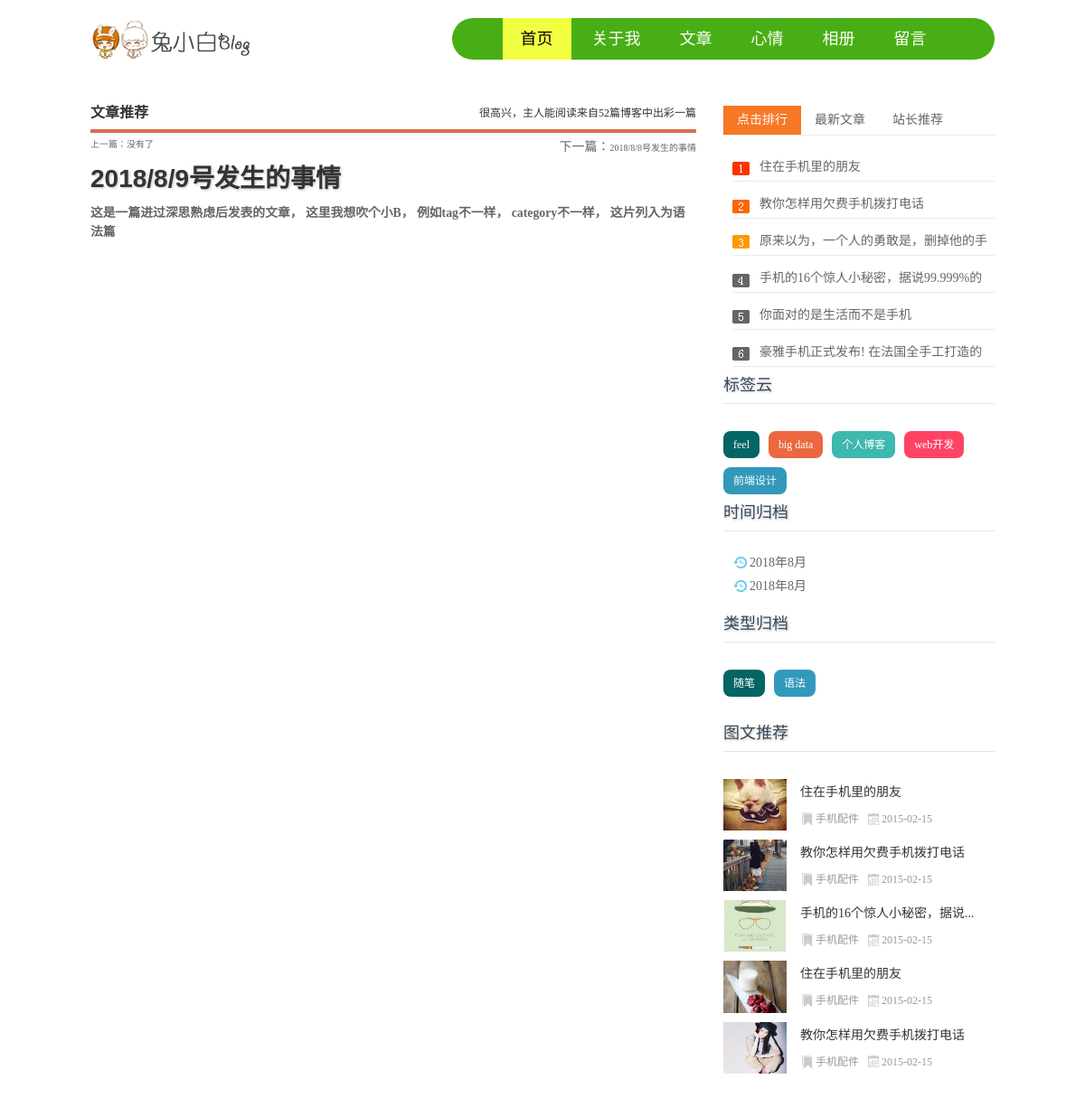
Screenshot of /details/103 with the database file from the repository.
### blog/models.py (models this page shows, shortened)
class Blog(models.Model):
	STATUS_CHOICES = (
		('draft', 'Draft'), ('published', 'Published'),)
	title = models.CharField(max_length=30)
	content = models.TextField()
	category = models.ForeignKey(Category, on_delete=models.DO_NOTHING)
	tag = models.ManyToManyField(Tag)
	author = models.ForeignKey(User, on_delete=models.DO_NOTHING)
	thumbnail = models.ImageField(upload_to='blog/%Y/%m/%d', blank=True)
	created = models.DateTimeField(auto_now_add=True)
	update = models.DateTimeField(auto_now=True)
	status = models.CharField(max_length=10, choices=STATUS_CHOICES, default='draft')
	publish = models.DateTimeField(default=timezone.now)
	objects = models.Manager()
	published = PublishedManager()
	def __str__(self):
		return self.title
	class Meta:
		ordering = ['-created']

class Tag(models.Model):
	name = models.CharField(max_length=10)

class Category(models.Model):
	name = models.CharField(max_length=10)

### blog/views.py (the view)
# urls.py: path('', index, name='index'), path('details/<int:blog_id>', blog_detail, name='blog_detail'),
def blog_detail(req, blog_id):
	blog = get_object_or_404(Blog, id=blog_id)
	blog.content = markdown.markdown(
		blog.content, extensions=[
			'markdown.extensions.extra', 'markdown.extensions.codehilite', 'markdown.extensions.toc',])
	context = dict()
	context['blog'] = blog
	context['pre_blog'] = Blog.published.filter(publish__gt=blog.publish).last()
	context['next_blog'] = Blog.published.filter(publish__lt=blog.publish).first()
	return render(req, 'blog/blog_detail.html', context)

### blog/models.py (called while the page is built)
	def get_queryset(self):
		return super(PublishedManager, self).get_queryset().filter(status='published')

### blog/templatetags/blog_tags.py (called while the page is built)
@register.simple_tag
def total_blogs():
	return Blog.published.count()

@register.simple_tag
def get_recent_blogs(num=6):
	return Blog.published.all()[:num]

@register.simple_tag
def get_all_tags():
	return Tag.objects.all()

@register.simple_tag
def get_all_categories():
	return Category.objects.all()

@register.simple_tag
def get_blogs_with_date():
	return Blog.published.dates('publish', 'month', order='DESC')

### blog/templates/blog/blog_detail.html (shortened to what this page needs)
{% extends 'base.html' %}
{% load staticfiles %}
{% load blog_tags %}
{% block css %}
	<link href="{% static 'blog/css/blog_detail.css' %}" rel="stylesheet">
	<link rel="stylesheet" href="{% static 'blog/css/highlights/monokai.css' %}">
{% endblock %}
{% block content %}
    <div class="l_box f_l">
	    <div class="topnews">
		    <div class="begin"><span>
                    很高兴，主人能阅读来自{% total_blogs %}篇博客中出彩一篇
                </span>
                <b>文章</b>推荐
            </div>
		    <div class="paper-info">
			    {% if pre_blog %}
			        <p class="pre-paper"> <a href="{% url 'blog_detail' pre_blog.pk %}"><span>上一篇：</span>{{ pre_blog }}</a> </p>
			    {% else %}
			        <p class="pre-paper"> 上一篇：没有了</p>
			    {% endif %}
			    {% if next_blog %}
			        <p class="next-paper"><a href="{% url 'blog_detail' next_blog.pk %}"><span>下一篇：</span>{{ next_blog }}</a></p>
			    {% else %}
			        <p class="next-paper"> 下一篇：没有了</p>
			    {% endif %}
		    </div>
		    <div class="blog">
			    <h1> {{ blog.title }}</h1>
			    <p> {{ blog.content |safe }}</p>
		    </div>
        </div>
      </div>
{% endblock %}

### blog/templates/base.html (shortened to what this page needs)
<!doctype html>
{% load staticfiles %}
{% load blog_tags %}
<html>
<head>
  <link href="{% static 'blog/css/base.css' %}" rel="stylesheet" />
  <link href="{% static 'blog/css/index.css' %}" rel='stylesheet' />
  {% block css %}{% endblock %}
</head>
<body>
	<header>
    	<div class="logo f_l"> <a href="/"><img src="{% static 'blog/images/logo.png' %}"></a> </div>
        	<nav id="topnav" class="f_r">
            <ul>
                <a href="{% url 'index' %}" id='topnav_current'>首页</a>
                <a href="{% url 'index' %}" target="">关于我</a>
                <a href="{% url 'index' %}" target="">文章</a>
                <a href="{% url 'index' %}" target="">心情</a>
                <a href="{% url 'index' %}" target="">相册</a>
                <a href="{% url 'index' %}" target="">留言</a>
            </ul>
  		</nav>
    </header>
    <article>
     {% block content %}
      {% endblock %}
      <div class="r_box f_r">
        <div class="moreSelect" id="lp_right_select">
          <div class="ms-top">
            <ul class="hd" id="tab">
              <li class="cur"><a href="/">点击排行</a></li>
              <li><a href="/">最新文章</a></li>
              <li><a href="/">站长推荐</a></li>
            </ul>
          </div>
          <div class="ms-main" id="ms-main">
            <div style="display: block;" class="bd bd-news" >
              <ul>
                <li><a href="/" target="_blank">住在手机里的朋友</a></li>
                <li><a href="/" target="_blank">教你怎样用欠费手机拨打电话</a></li>
                <li><a href="/" target="_blank">原来以为，一个人的勇敢是，删掉他的手机号码...</a></li>
                <li><a href="/" target="_blank">手机的16个惊人小秘密，据说99.999%的人都不知</a></li>
                <li><a href="/" target="_blank">你面对的是生活而不是手机</a></li>
                <li><a href="/" target="_blank">豪雅手机正式发布! 在法国全手工打造的奢侈品</a></li>
              </ul>
            </div>
	            {% get_recent_blogs as recent_blogs %}
          </div>
          <div class="cloud">
            <h3>标签云</h3>
	          {% get_all_tags as all_tags %}
            <ul>
	            {% for tag in all_tags %}
	                <li><a href="/">{{ tag.name }}</a></li>
	            {% empty %}
	                暂无标签
	            {% endfor %}
              <li><a href="/">个人博客</a></li>
              <li><a href="/">web开发</a></li>
              <li><a href="/">前端设计</a></li>
            </ul>
          </div>
	        <div class="date">
		        <h3>时间归档</h3>
		        {% get_blogs_with_date as blogs_with_date %}
		        <ul>
			        {% for blog in blogs_with_date %}
			            <li>
				            <span class="date-logo"><a href="{% url 'blogs_with_date' blog.year blog.month %}">{{ blog.year }}年{{ blog.month }}月</a></span>
			            </li>
			            <li>
				            <span class="date-logo"><a href="#">{{ blog.year }}年{{ blog.month }}月</a></span>
			            </li>
			        {% empty %}
			            暂无相关内容
			        {% endfor %}
		        </ul>
	        </div>
	        <div class="category">
		        <h3>类型归档</h3>
		        {% get_all_categories as all_categories %}
		        <ul>
			        {% for category in all_categories %}
			            <li>
				            <a href="{% url 'blogs_with_category' category.pk %}"> {{ category.name }}</a></li>
			        {% empty %}
			            暂无分类
			        {% endfor %}
		        </ul>
	        </div>
          <div class="tuwen">
            <h3>图文推荐</h3>
            <ul>
              <li><a href="/"><img src="images/01.jpg"><b>住在手机里的朋友</b></a>
                <p><span class="tulanmu"><a href="/">手机配件</a></span><span class="tutime">2015-02-15</span></p>
              </li>
              <li><a href="/"><img src="images/02.jpg"><b>教你怎样用欠费手机拨打电话</b></a>
                <p><span class="tulanmu"><a href="/">手机配件</a></span><span class="tutime">2015-02-15</span></p>
              </li>
              <li><a href="/" title="手机的16个惊人小秘密，据说99.999%的人都不知"><img src="images/03.jpg"><b>手机的16个惊人小秘密，据说...</b></a>
                <p><span class="tulanmu"><a href="/">手机配件</a></span><span class="tutime">2015-02-15</span></p>
              </li>
              <li><a href="/"><img src="images/06.jpg"><b>住在手机里的朋友</b></a>
                <p><span class="tulanmu"><a href="/">手机配件</a></span><span class="tutime">2015-02-15</span></p>
              </li>
              <li><a href="/"><img src="images/04.jpg"><b>教你怎样用欠费手机拨打电话</b></a>
                <p><span class="tulanmu"><a href="/">手机配件</a></span><span class="tutime">2015-02-15</span></p>
              </li>
            </ul>
          </div>
        </div>
      </div>
    </article>
</body>
</html>

### blog/static/blog/css/base.css (style rules this page uses)
* { margin:0; padding:0; }
body { font: 12px/1.5 'Microsoft Yahei', 'Simsun'; color: #666666; background: #fff; }
img { border: 0; display: block; }
ul { list-style: none; }
h1, h2, h3, h4, h5, h6 { font-size: 100%; font-weight: normal; }
a { outline: none; }
a:link, a:visited { text-decoration: none; color: #666; }
.f_l { float: left; }
.f_r { float: right; }
.l_box { width: 670px; }
.r_box { width: 300px; }
header { width: 1000px; margin: 20px auto; overflow: hidden; clear: both; }
#topnav { width: 60%; background: #48AE15; height: 46px; line-height: 46px; text-align: center; border-radius: 46px; }
#topnav a { display: inline-block; font-size: 18px; font-family: "Microsoft Yahei", Arial, Helvetica, sans-serif; padding: 0 20px; color: #fff; }
a#topnav_current { background: #F3FF41; color: #000; }
article { width: 1000px; margin: 20px auto; }
.moreSelect { width: 100%; margin: 30px 0 20px 0; overflow: hidden; }
.ms-top { height: 32px; border-bottom: solid 1px #EAEAEA; font-size: 14px; }
#tab li a { float: left; height: 32px; cursor: pointer; line-height: 32px; list-style-type: none; padding: 0 15px; }
#tab li.cur a { color: #fff; background: #f77825; }
.bd { display: none; }
.bd-news ul { padding: 10px 0 0 10px; background: url(../images/ph2.png) no-repeat 10px 29px; }
.bd-news ul li { border-bottom: solid 1px #EAEAEA; line-height: 30px; height: 30px; overflow: hidden; font-size: 14px; padding: 10px 0 0 30px; }
.bd-news ul li a { display: block; }
.cloud { width: 100%; clear: both; overflow: hidden; }
.cloud h3 { line-height: 40px; color: #38485A; font-size: 18px; border-bottom: 1px solid #E6E6E6; height: 40px; }
.cloud ul { margin: 20px 0; }
.cloud ul li { line-height: 24px; height: 24px; display: block; background: #999; float: left; padding: 3px 11px; margin: 10px 10px 0 0; border-radius: 8px; -moz-transition: all 0.5s; -webkit-transition: all 0.5s; -o-transition: all 0.5s; transition: all 0.5s; }
.cloud ul li a { color: #FFF; }
.cloud ul li:nth-child(8n-7) { background: #8A9B0F; }
.cloud ul li:nth-child(8n-6) { background: #EB6841; }
.cloud ul li:nth-child(8n-5) { background: #3FB8AF; }
.cloud ul li:nth-child(8n-4) { background: #FE4365; }
.cloud ul li:nth-child(8n-3) { background: #FC9D9A; }
.cloud ul li:first-child { background: #036564; }
.cloud ul li:last-child { background: #3299BB; }
.date { width: 100%; clear: both; overflow: hidden; }
.date h3 { line-height: 40px; color: #38485A; font-size: 18px; border-bottom: 1px solid #E6E6E6; height: 40px; }
.date ul { margin: 20px 0; }
.date ul li { line-height: 24px; height: 10px; display: block; font-size: 14px; padding: 3px 11px; margin: 10px 10px 0 0; }
.date .date-logo { background: url(../images/newsbg02.png) no-repeat center left; padding-left: 18px; }
.category { width: 100%; clear: both; overflow: hidden; }
.category h3 { line-height: 40px; color: #38485A; font-size: 18px; border-bottom: 1px solid #E6E6E6; height: 40px; }
.category ul { margin: 20px 0; }
.category ul li { line-height: 24px; height: 24px; display: block; background: #999; float: left; padding: 3px 11px; margin: 10px 10px 0 0; border-radius: 8px; -moz-transition: all 0.5s; -webkit-transition: all 0.5s; -o-transition: all 0.5s; transition: all 0.5s; }
.category ul li a { color: #FFF; }
.category ul li:nth-child(8n-7) { background: #8A9B0F; }
.category ul li:nth-child(8n-6) { background: #EB6841; }
.category ul li:first-child { background: #036564; }
.category ul li:last-child { background: #3299BB; }

### blog/static/blog/css/index.css (style rules this page uses)
.topnews { margin: 20px 0; }
.topnews .begin { font-size: 16px; font-weight: bold; line-height: 36px; color: #333; border-bottom: #db6d4c 4px solid; }
.topnews .begin span { float: right; font-size: 12px; font-weight: normal; }
.tuwen { width: 100%; clear: both; overflow: hidden; margin: 20px 0; }
.tuwen h3 { line-height: 40px; color: #38485A; font-size: 18px; border-bottom: 1px solid #E6E6E6; height: 40px; margin-bottom: 30px; }
.tuwen li { overflow: hidden; clear: both; margin-bottom: 10px; }
.tuwen li img { width: 70px; float: left; margin-right: 15px; }
.tuwen li b { overflow: hidden; width: 100%; font-weight: normal; color: #333; font-size: 14px; line-height: 30px; }
.tuwen li span { color: #999; margin-right: 10px; }
.tuwen p { margin-top: 5px; }
.tulanmu { background: url(../images/lanmbq.png) no-repeat center left; padding-left: 17px; }
.tulanmu a { color: #999; }
.tutime { background: url(../images/datepng.png) no-repeat left center; padding-left: 15px; }

### rows the page displays
Blog: title "2018/8/8号发生的事情"
Blog: title "2018/8/9号发生的事情", content "这是一篇进过深思熟虑后发表的文章， 这里我想吹个小B， 例如tag不一样， category不一样， 这片列入为语法篇"
Tag: name "feel"
Tag: name "big data"
Category: name "随笔"
Category: name "语法"

### other values shown
{{ blog.year }} "2018"
{{ blog.month }} "8"
